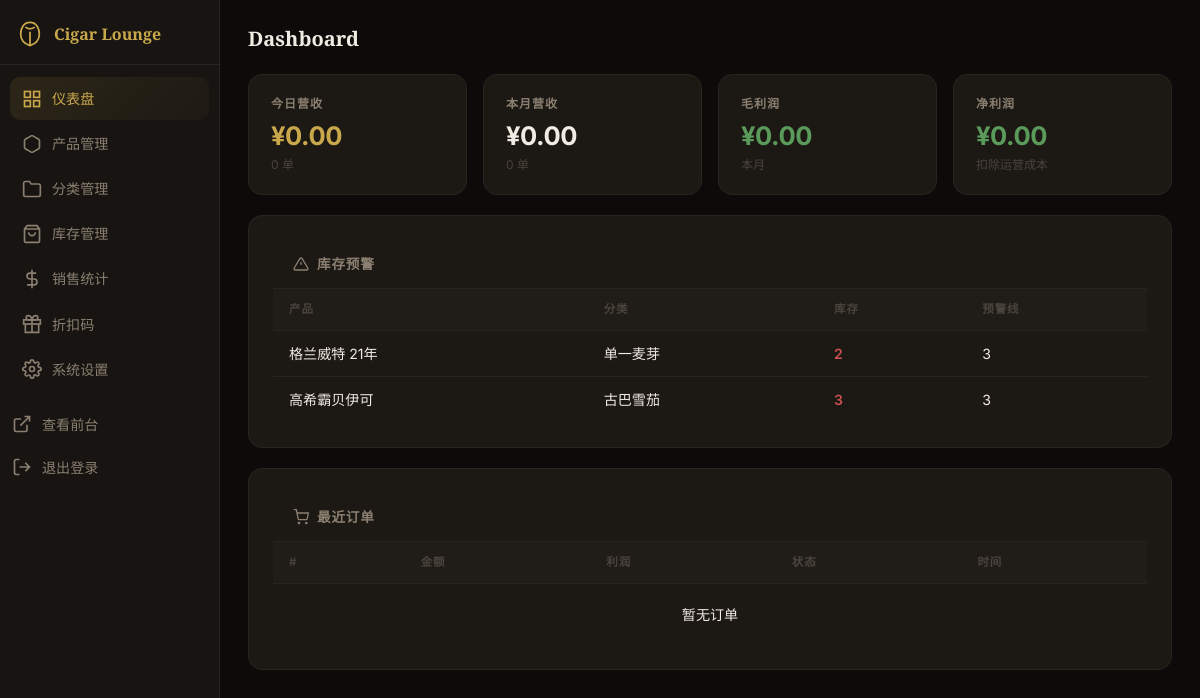
Page /admin/ (signed in) on the committed database.
### app/models/product.py (models this page shows, shortened)
class Product(db.Model):
    __tablename__ = 'products'
    id = db.Column(db.Integer, primary_key=True)
    category_id = db.Column(db.Integer, db.ForeignKey('categories.id'), nullable=True)
    name_zh = db.Column(db.String(200), nullable=False)
    name_en = db.Column(db.String(200), default='')
    name_ru = db.Column(db.String(200), default='')
    spec = db.Column(db.String(100), default='')
    price = db.Column(db.Numeric(10, 2), nullable=False)
    cost_price = db.Column(db.Numeric(10, 2), default=0)
    stock = db.Column(db.Integer, default=0)
    stock_alert = db.Column(db.Integer, default=3)
    image_url = db.Column(db.String(500), default='')
    status = db.Column(db.String(20), default='active')
    deleted_at = db.Column(db.DateTime, nullable=True)
    created_at = db.Column(db.DateTime, default=datetime.utcnow)
    updated_at = db.Column(db.DateTime, default=datetime.utcnow, onupdate=datetime.utcnow)
    category = db.relationship('Category', back_populates='products')
    stock_logs = db.relationship('StockLog', back_populates='product', lazy='dynamic')

### app/models/category.py (models this page shows, shortened)
class Category(db.Model):
    __tablename__ = 'categories'
    id = db.Column(db.Integer, primary_key=True)
    name_zh = db.Column(db.String(100), nullable=False)
    name_en = db.Column(db.String(100), default='')
    name_ru = db.Column(db.String(100), default='')
    sort_order = db.Column(db.Integer, default=0)
    status = db.Column(db.String(20), default='active')
    created_at = db.Column(db.DateTime, default=datetime.utcnow)
    updated_at = db.Column(db.DateTime, default=datetime.utcnow, onupdate=datetime.utcnow)
    products = db.relationship('Product', back_populates='category', lazy='dynamic')

### app/routes/admin.py (the view)
@admin_bp.route('/')
@login_required
def dashboard():
    today = datetime.utcnow().date()
    month_start = today.replace(day=1)
    today_sales = db.session.query(func.coalesce(func.sum(Order.total), 0)).filter(
        Order.payment_status == 'paid',
        func.date(Order.paid_at) == today
    ).scalar()
    today_orders = Order.query.filter(
        Order.payment_status == 'paid',
        func.date(Order.paid_at) == today
    ).count()
    month_sales = db.session.query(func.coalesce(func.sum(Order.total), 0)).filter(
        Order.payment_status == 'paid',
        func.date(Order.paid_at) >= month_start
    ).scalar()
    month_orders = Order.query.filter(
        Order.payment_status == 'paid',
        func.date(Order.paid_at) >= month_start
    ).count()
    month_profit = db.session.query(func.coalesce(func.sum(Order.profit), 0)).filter(
        Order.payment_status == 'paid',
        func.date(Order.paid_at) >= month_start
    ).scalar()
    operational_cost = float(Setting.get('operational_cost', 0) or 0)
    net_profit = float(month_profit) - operational_cost
    low_stock_products = Product.query.filter(
        Product.stock <= Product.stock_alert,
        Product.status == 'active',
        Product.deleted_at.is_(None)
    ).order_by(Product.stock).limit(10).all()
    recent_orders = Order.query.order_by(Order.created_at.desc()).limit(10).all()
    return render_template('admin/dashboard.html',
        today_sales=today_sales,
        today_orders=today_orders,
        month_sales=month_sales,
        month_orders=month_orders,
        month_profit=month_profit,
        net_profit=net_profit,
        low_stock_products=low_stock_products,
        recent_orders=recent_orders,
    )

### app/__init__.py (called while the page is built)
def create_app(config_name='default'):
    app = Flask(__name__)
    app.config.from_object(config_by_name[config_name])
    db.init_app(app)
    login_manager.init_app(app)
    migrate.init_app(app, db)
    login_manager.login_view = 'admin.login'
    @login_manager.user_loader
    def load_user(user_id):
        from app.models import User
        return User.query.get(int(user_id))
    from app.routes.front import front_bp
    from app.routes.admin import admin_bp
    from app.routes.api import api_bp
    app.register_blueprint(front_bp)
    app.register_blueprint(admin_bp, url_prefix='/admin')
    app.register_blueprint(api_bp, url_prefix='/api')
    with app.app_context():
        from app.models import category, product, order, discount, stock_log, setting
        db.create_all()
    return app

### app/models/setting.py (called while the page is built)
    @classmethod
    def get(cls, key, default=None):
        setting = cls.query.get(key)
        return setting.value if setting else default

### app/templates/admin/dashboard.html (shortened to what this page needs)
{% extends "admin/base.html" %}
{% block content %}
<div class="page-title">Dashboard</div>
<div class="metrics-grid">
    <div class="metric-card">
        <div class="metric-label">今日营收</div>
        <div class="metric-value gold">¥{{ "%.2f"|format(today_sales) }}</div>
        <div class="metric-sub">{{ today_orders }} 单</div>
    </div>
    <div class="metric-card">
        <div class="metric-label">本月营收</div>
        <div class="metric-value">¥{{ "%.2f"|format(month_sales) }}</div>
        <div class="metric-sub">{{ month_orders }} 单</div>
    </div>
    <div class="metric-card">
        <div class="metric-label">毛利润</div>
        <div class="metric-value" style="color:var(--success)">¥{{ "%.2f"|format(month_profit) }}</div>
        <div class="metric-sub">本月</div>
    </div>
    <div class="metric-card">
        <div class="metric-label">净利润</div>
        <div class="metric-value" style="color:var(--success)">¥{{ "%.2f"|format(net_profit) }}</div>
        <div class="metric-sub">扣除运营成本</div>
    </div>
</div>
{% if low_stock_products %}
<div class="card" style="margin-top:20px">
    <div class="card-header">
        <svg width="16" height="16" viewBox="0 0 24 24" fill="none" stroke="currentColor" stroke-width="2"><path d="M10.29 3.86L1.82 18a2 2 0 001.71 3h16.94a2 2 0 001.71-3L13.71 3.86a2 2 0 00-3.42 0z"/><line x1="12" y1="9" x2="12" y2="13"/><line x1="12" y1="17" x2="12.01" y2="17"/></svg>
        库存预警
    </div>
    <table class="table">
        <thead><tr><th>产品</th><th>分类</th><th>库存</th><th>预警线</th></tr></thead>
        <tbody>
        {% for p in low_stock_products %}
            <tr>
                <td>{{ p.name_zh }}</td>
                <td>{{ p.category.name_zh if p.category else '-' }}</td>
                <td><span style="color:var(--danger);font-weight:600">{{ p.stock }}</span></td>
                <td>{{ p.stock_alert }}</td>
            </tr>
        {% endfor %}
        </tbody>
    </table>
</div>
{% endif %}
<div class="card" style="margin-top:20px">
    <div class="card-header">
        <svg width="16" height="16" viewBox="0 0 24 24" fill="none" stroke="currentColor" stroke-width="2"><circle cx="9" cy="21" r="1"/><circle cx="20" cy="21" r="1"/><path d="M1 1h4l2.68 13.39a2 2 0 002 1.61h9.72a2 2 0 002-1.61L23 6H6"/></svg>
        最近订单
    </div>
    <table class="table">
        <thead><tr><th>#</th><th>金额</th><th>利润</th><th>状态</th><th>时间</th></tr></thead>
        <tbody>
        {% if not recent_orders %}
            <tr><td colspan="5" class="text-muted" style="text-align:center;padding:20px">暂无订单</td></tr>
        {% endif %}
        </tbody>
    </table>
</div>
{% endblock %}

### app/static/css/style.css (style rules this page uses)
*, *::before, *::after { box-sizing: border-box; margin: 0; padding: 0; }
body { background: var(--bg); color: var(--text); font-family: 'Inter', 'Noto Sans SC', sans-serif; font-size: 16px; line-height: 1.6; min-height: 100vh; }
.card { background: var(--surface); border: 1px solid var(--border); border-radius: var(--radius-lg); padding: 24px; box-shadow: var(--shadow); }
.table { width: 100%; border-collapse: collapse; }
.table th, .table td { padding: 12px 16px; text-align: left; border-bottom: 1px solid var(--border); }
.table th { color: var(--text-muted); font-size: 0.8rem; text-transform: uppercase; letter-spacing: 0.05em; }
.text-muted { color: var(--text-muted); }

### app/static/css/admin.css (style rules this page uses)
:root { --bg: #0d0b09; --surface: #171411; --surface-hover: #1e1a15; --card-bg: #1c1814; --border: #2a2420; --border-light: #3a3228; --gold: #c9a84c; --gold-dim: #8a7234; --gold-light: #e8c96a; --text: #f0ebe3; --text-muted: #8a7f70; --text-dim: #4a443c; --success: #5a9a5a; --warning: #c98a3c; --danger: #c95050; --radius: 10px; --radius-lg: 14px; }
*, *::before, *::after { box-sizing: border-box; margin: 0; padding: 0; }
body { background: var(--bg); color: var(--text); font-family: 'Inter', 'Noto Sans SC', -apple-system, sans-serif; font-size: 14px; line-height: 1.5; min-height: 100vh; }
.page-title { font-size: 1.25rem; font-weight: 600; color: var(--text); margin-bottom: 20px; display: flex; align-items: center; gap: 12px; font-family: 'Playfair Display', serif; }
.metrics-grid { display: grid; grid-template-columns: repeat(4, 1fr); gap: 16px; margin-bottom: 0; }
.metric-card { background: var(--card-bg); border: 1px solid var(--border); border-radius: var(--radius-lg); padding: 20px 22px; }
.metric-label { font-size: 0.75rem; font-weight: 600; text-transform: uppercase; letter-spacing: 0.08em; color: var(--text-muted); margin-bottom: 8px; }
.metric-value { font-size: 1.6rem; font-weight: 700; font-family: 'Inter', sans-serif; color: var(--text); letter-spacing: -0.02em; line-height: 1.2; }
.metric-value.gold { color: var(--gold); }
.metric-sub { font-size: 0.75rem; color: var(--text-dim); margin-top: 4px; }
.card { background: var(--card-bg); border: 1px solid var(--border); border-radius: var(--radius-lg); overflow: hidden; }
.card-header { padding: 14px 20px; border-bottom: 1px solid var(--border); font-size: 0.85rem; font-weight: 600; color: var(--text-muted); display: flex; align-items: center; gap: 8px; text-transform: uppercase; letter-spacing: 0.06em; }
.table { width: 100%; border-collapse: collapse; }
.table th { padding: 12px 16px; text-align: left; font-size: 0.72rem; font-weight: 600; text-transform: uppercase; letter-spacing: 0.08em; color: var(--text-dim); border-bottom: 1px solid var(--border); background: rgba(255,255,255,0.02); }
.table td { padding: 12px 16px; font-size: 0.88rem; color: var(--text); border-bottom: 1px solid var(--border); vertical-align: middle; }
.table tbody tr:last-child td { border-bottom: none; }
.text-muted { color: var(--text-muted); }
.gold { color: var(--gold); }

### rows in the picture
Product: name_zh "格兰威特 21年", category "单一麦芽", stock "2", stock_alert "3"
Product: name_zh "高希霸贝伊可", category "古巴雪茄", stock "3", stock_alert "3"

### other values in the picture
{{ "%.2f"|format(today_sales) }} "0.00"
{{ today_orders }} "0"
{{ "%.2f"|format(month_sales) }} "0.00"
{{ month_orders }} "0"
{{ "%.2f"|format(month_profit) }} "0.00"
{{ "%.2f"|format(net_profit) }} "0.00"
